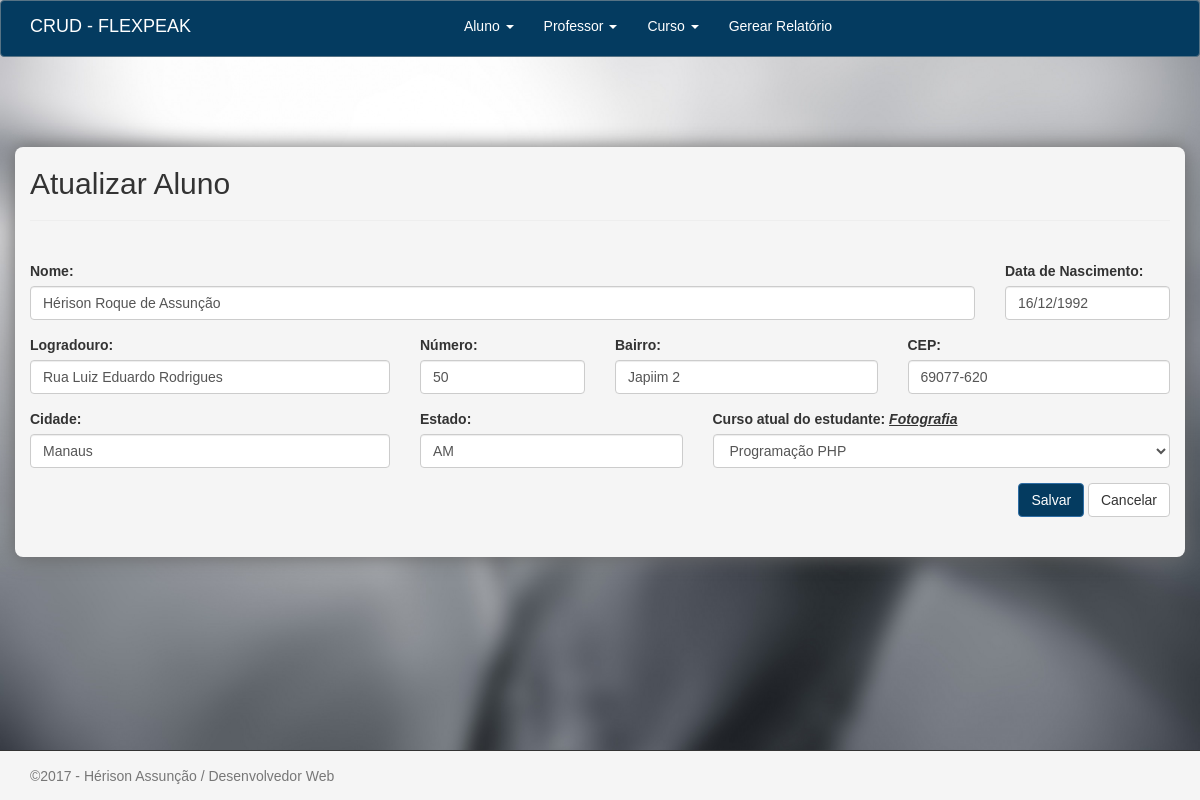
Screenshot of /alunos/editaraluno/15 with the database file from the repository.
### tables this page shows
CREATE TABLE `alunos` (
  `id_aluno` int(11) NOT NULL,
  `nome` varchar(150) NOT NULL,
  `data_nascimento` date NOT NULL,
  `logradouro` varchar(150) NOT NULL,
  `numero` varchar(10) NOT NULL,
  `bairro` varchar(100) NOT NULL,
  `cidade` varchar(100) NOT NULL,
  `estado` varchar(50) NOT NULL,
  `data_criacao` timestamp NOT NULL DEFAULT CURRENT_TIMESTAMP,
  `cep` varchar(15) NOT NULL,
  `id_curso` int(11) DEFAULT '0'
);

CREATE TABLE `cursos` (
  `id_curso` int(11) NOT NULL,
  `nome` varchar(150) NOT NULL,
  `data_criacao` timestamp NOT NULL DEFAULT CURRENT_TIMESTAMP,
  `id_professor` int(11) DEFAULT '0'
);

### application/controllers/Alunos.php (called while the page is built, shortened)
<?php
class Alunos extends CI_Controller{
    public function EditarAluno($id){
        $this->load->model('alunos_model');
        $query = $this->alunos_model->selecionarId($id);
        $lista = $this->alunos_model->buscaCursos();
        $dados['aluno'] = $query;
        $dados['cursos'] =$lista;
        $this->load->view('alunos/editar-aluno', $dados);
    }
}
?>

### index.php (called while the page is built, shortened)
<?php
require_once BASEPATH.'core/CodeIgniter.php';

### application/models/Alunos_model.php (called while the page is built, shortened)
<?php
class alunos_model extends CI_Model{
    public function buscaCursos(){
        return $this->db->get("cursos")->result_array();
    }
    public function selecionarId($id = NULL)
    {
        if ($id != NULL):
            $this->db->select('id_aluno, a.nome nome_aluno, data_nascimento, logradouro, numero, bairro, cidade, estado, cep, c.id_curso, c.nome nome_curso, a.data_criacao');
            $this->db->from('alunos a');
            $this->db->join('cursos c', 'a.id_curso = c.id_curso');
            $this->db->where('id_aluno', $id);
            $query = $this->db->get();
            return $query->row();
        endif;
    }
}

### application/views/alunos/editar-aluno.php (the view, shortened to what this page needs)
<div class="container bloco-form">
    <h2 class="">Atualizar Aluno</h2>
    <hr>
    <form action="<?=base_url('alunos/salvar-aluno')?>" method="post" enctype="multipart/form-data">
        <div class="row">
            <br>
            <div class="form-group col-xs-10">
                <label for="nome">Nome:</label>
                <input type="text" name="nome" value="<?php echo $aluno->nome_aluno;?>" maxlength="50"  class="form-control" required/>
            </div>
            <div class="form-group col-xs-2 ">
                <label for="data_nascimento">Data de Nascimento:</label>
                <input type="text" name="data_nascimento" value="<?php echo date("d/m/Y", strtotime($aluno->data_nascimento));?>" class="form-control" pattern="[0-9]{2}\/[0-9]{2}\/[0-9]{4}$" data-mask="00/00/0000" maxlength="10" placeholder="Ex.: dd/mm/aaaa" required/>
            </div>
        </div>
        <div class="row">
            <div class="form-group col-xs-4">
                <label for="logradouro">Logradouro:</label>
                <input type="text" name="logradouro" value="<?php echo $aluno->logradouro;?>" id="rua" class="form-control" required/>
            </div>
            <div class="form-group col-xs-2">
                <label for="numero">Número:</label>
                <input type="text" name="numero" value="<?php echo $aluno->numero;?>" maxlength="10" class="form-control" required/>
            </div>
            <div class="form-group col-xs-3">
                <label for="bairro">Bairro:</label>
                <input type="text" name="bairro" value="<?php echo $aluno->bairro;?>" id="bairro" class="form-control" required/>
            </div>
            <div class="form-group col-xs-3">
                <label for="cep">CEP:</label>
                <input type="text" name="cep" value="<?php echo $aluno->cep;?>" pattern="[0-9]{5}-[0-9]{3}$" data-mask="00000-000" onblur="pesquisacep(this.value);" maxlength="9" placeholder="Ex.: 00000-000" class="form-control" required/>
            </div>
        </div>
        <div class="row">
            <div class="form-group col-xs-4">
                <label for="cidade">Cidade:</label>
                <input type="text" name="cidade" value="<?php echo $aluno->cidade;?>" id="cidade" class="form-control" required/>
            </div>
            <div class="form-group col-xs-3">
                <label for="estado">Estado:</label>
                <input type="text" name="estado" value="<?php echo $aluno->estado;?>" id="uf"  class="form-control"required/>
            </div>
            <div class="form-group col-xs-5 ">
                <label for="id_curso">Curso atual do estudante: <u> <em><?php echo $aluno->nome_curso;?></em> </u></label>
                <select class="form-control" name="id_curso" >
                    <?php if ($cursos) : ?>
                        <?php foreach ($cursos as $curso) : ?>
                            <option value="<?php  echo $curso['id_curso'];?>"><?php echo $curso['nome'];?></option>
                        <?php endforeach; ?>
                    <?php else : ?>
                        <p>Nenhum registro encontrado.</p>
                    <?php endif; ?>
                </select>
            </div>
        </div>
        <div class="row">
            <div class="col-xs-4 pull-right text-right">
                <button type="submit"  class="btn btn-primary botao">Salvar</button>
                <a href="<?=base_url('alunos/gerenciar-aluno')?>" class="btn btn-default botao  ">Cancelar</a>
            </div>
        </div>
    </form>
</div>

### assets/css/estilo.css (style rules this page uses)
html, body { height: 100%; background: url(../img/img1.jpg) no-repeat center #333; background-size: cover; }
html, * { margin: 0; padding: 0; }
body { font-family: 'calibri light', calibri, arial, sans-serif; }
.bloco-form { margin-top: 90px; padding-bottom: 40px; background-color: whitesmoke; border-radius: 8px; box-shadow: 0px 0px 20px #666; }
.btn-primary { background-color: #043b60 !important; }

### rows the page displays
alunos: nome "Hérison Roque de Assunção", data_nascimento "16/12/1992", logradouro "Rua Luiz Eduardo Rodrigues", numero "50", bairro "Japiim 2", cep "69077-620", cidade "Manaus", estado "AM", id_curso.nome "Fotografia"

### other values shown
form field id_curso "Programação PHP"
